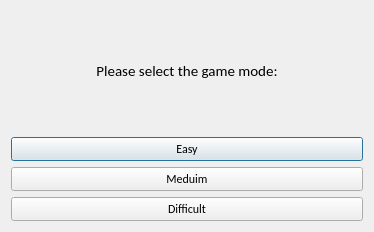
<?xml version="1.0" encoding="UTF-8"?>
<ui version="4.0">
 <class>difficulty</class>
 <widget class="QDialog" name="difficulty">
  <property name="geometry">
   <rect>
    <x>0</x>
    <y>0</y>
    <width>374</width>
    <height>232</height>
   </rect>
  </property>
  <property name="windowTitle">
   <string>Game Mode</string>
  </property>
  <layout class="QVBoxLayout" name="verticalLayout">
   <item>
    <widget class="QLabel" name="label">
     <property name="font">
      <font>
       <family>Calibri</family>
       <pointsize>11</pointsize>
      </font>
     </property>
     <property name="text">
      <string>Please select the game mode:</string>
     </property>
     <property name="alignment">
      <set>Qt::AlignCenter</set>
     </property>
    </widget>
   </item>
   <item>
    <widget class="QPushButton" name="easy">
     <property name="font">
      <font>
       <family>Calibri</family>
      </font>
     </property>
     <property name="text">
      <string>Easy</string>
     </property>
    </widget>
   </item>
   <item>
    <widget class="QPushButton" name="medium">
     <property name="font">
      <font>
       <family>Calibri</family>
      </font>
     </property>
     <property name="text">
      <string>Meduim</string>
     </property>
    </widget>
   </item>
   <item>
    <widget class="QPushButton" name="difficult">
     <property name="font">
      <font>
       <family>Calibri</family>
      </font>
     </property>
     <property name="text">
      <string>Difficult</string>
     </property>
    </widget>
   </item>
  </layout>
 </widget>
 <resources/>
 <connections>
  <connection>
   <sender>easy</sender>
   <signal>clicked()</signal>
   <receiver>difficulty</receiver>
   <slot>accept()</slot>
   <hints>
    <hint type="sourcelabel">
     <x>220</x>
     <y>128</y>
    </hint>
    <hint type="destinationlabel">
     <x>441</x>
     <y>99</y>
    </hint>
   </hints>
  </connection>
  <connection>
   <sender>medium</sender>
   <signal>clicked()</signal>
   <receiver>difficulty</receiver>
   <slot>accept()</slot>
   <hints>
    <hint type="sourcelabel">
     <x>352</x>
     <y>161</y>
    </hint>
    <hint type="destinationlabel">
     <x>447</x>
     <y>165</y>
    </hint>
   </hints>
  </connection>
  <connection>
   <sender>difficult</sender>
   <signal>clicked()</signal>
   <receiver>difficulty</receiver>
   <slot>accept()</slot>
   <hints>
    <hint type="sourcelabel">
     <x>359</x>
     <y>198</y>
    </hint>
    <hint type="destinationlabel">
     <x>440</x>
     <y>212</y>
    </hint>
   </hints>
  </connection>
 </connections>
</ui>
